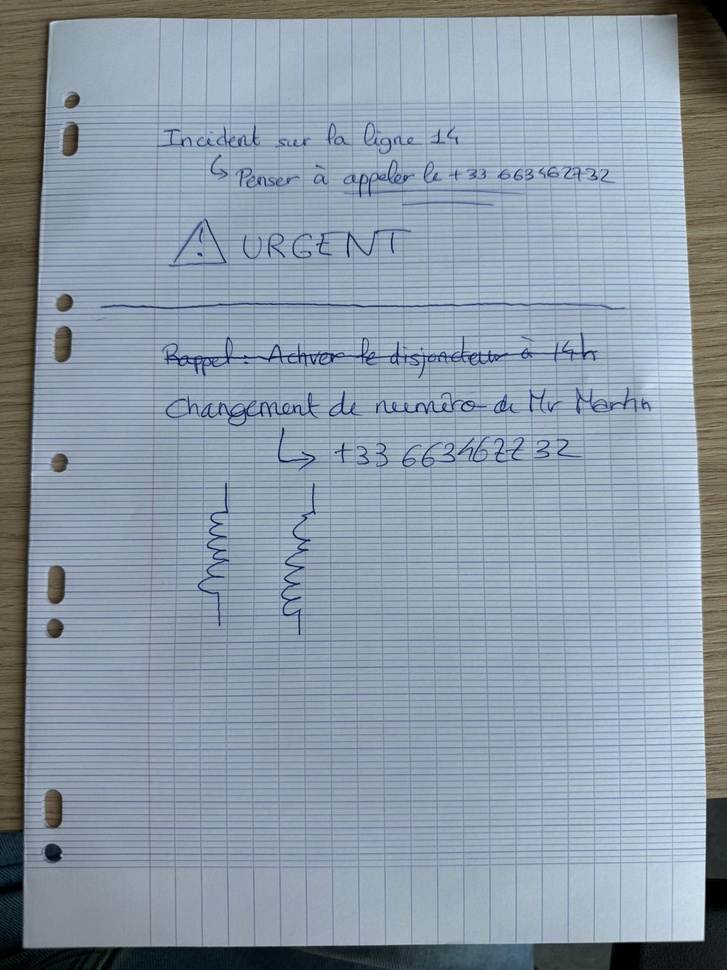
#> input picture src/proc/paper_detection/test_image.jpg, 727 x 970 px, shrunk from 1200 x 1600 before the run
$ python -i perspective.py   (imports and definitions only)
#> lines starting #> are read from the running program, lines starting #| are printed output that depends on the picture; after the words box and inside, x2 and y2 are one past the last pixel; in counts of white or black regions, pixels touching at a corner belong together
import cv2
import numpy as np

def warpPerspective(image_path, save_path):

#> called with image_path = '../paper_detection/test_image.jpg', save_path = 'out.png'
    img = cv2.imread(image_path)
#> img is the input picture: shape (970, 727, 3); mean B, G, R 168.5, 154.6, 141.2

    h, w = img.shape[:2]
#> h = 970; w = 727

    edges = cv2.Canny(img, threshold1=100, threshold2=200)
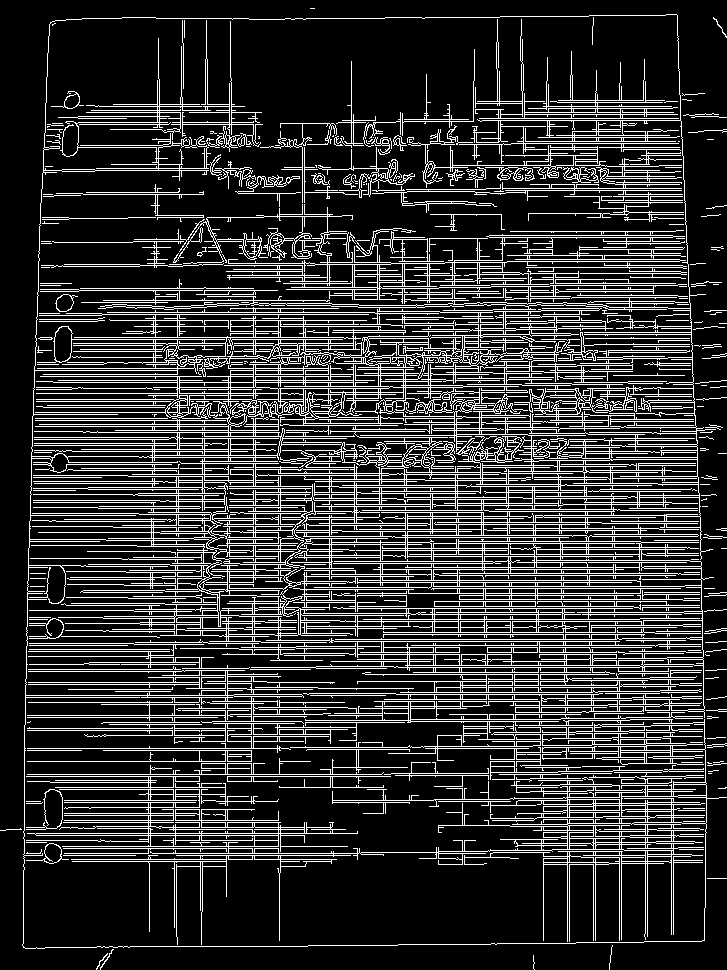
#> edges: shape (970, 727); 19.1% white in thin lines or dots


    contours, _ = cv2.findContours(edges, cv2.RETR_EXTERNAL, cv2.CHAIN_APPROX_SIMPLE)
#> contours = 95 contours, 89 with area under 20; largest, box (x1, y1, x2, y2) and area: (22, 14, 727, 949) 566618, (357, 670, 702, 693) 1799, (514, 674, 539, 686) 264, (28, 643, 250, 669) 262, (28, 677, 226, 689) 112, (29, 618, 160, 639) 22


    max_area = 0
    best_box = None

    for cnt in contours:
        if len(cnt) < 5:
            continue

        rect = cv2.minAreaRect(cnt)
        (cx, cy), (rw, rh), angle = rect
        area = rw * rh

        if area > max_area:
            max_area = area
            best_box = cv2.boxPoints(rect)
            best_box = best_box.astype(int)
#> this loop made 95 passes
#> (cx, cy, rw, rh, angle, area, max_area, best_box) on passes 2, 19, 22, 25, 27, 94: (100.8, 960.5, 19.41, 2.44, -54.46, 47.39, 47.39, [[96, 969], [94, 967], [105, 951], [107, 953]]), (347.5, 696, 2, 75, -90, 150, 150, [[385, 697], [310, 697], [310, 695], [385, 695]]), (120, 689, 104, 2, -1.1, 208, 208, [[68, 690], [68, 689], [172, 687], [172, 688]]), (126.5, 682.5, 11, 197, -90, 2167, 2167, [[225, 688], [28, 688], [28, 677], [225, 677]]), (529, 681.7, 344.1, 21.52, -0.376, 7404.8, 7404.8, [[357, 693], [356, 672], [700, 669], [701, 691]]), (371.8, 480.9, 704.8, 930.6, -0.316, 655860.7, 655860.7, [[22, 948], [16, 17], [721, 13], [726, 944]])
#> cnt on passes 5, 8, 23, 26, 29, 31: [[707, 878], [726, 878]], [[708, 773], [711, 773]], [[680, 683], [701, 683]], [[514, 674], [514, 685], [538, 685], [538, 674]], [[250, 669], [310, 669]], [[705, 654], [706, 655], [709, 655], [706, 655]]
#> after the loop, max_area = 655860.7

    img_biggest = img.copy()
    if best_box is not None:
        cv2.drawContours(img_biggest, [best_box], 0, (0, 255, 0), 3)
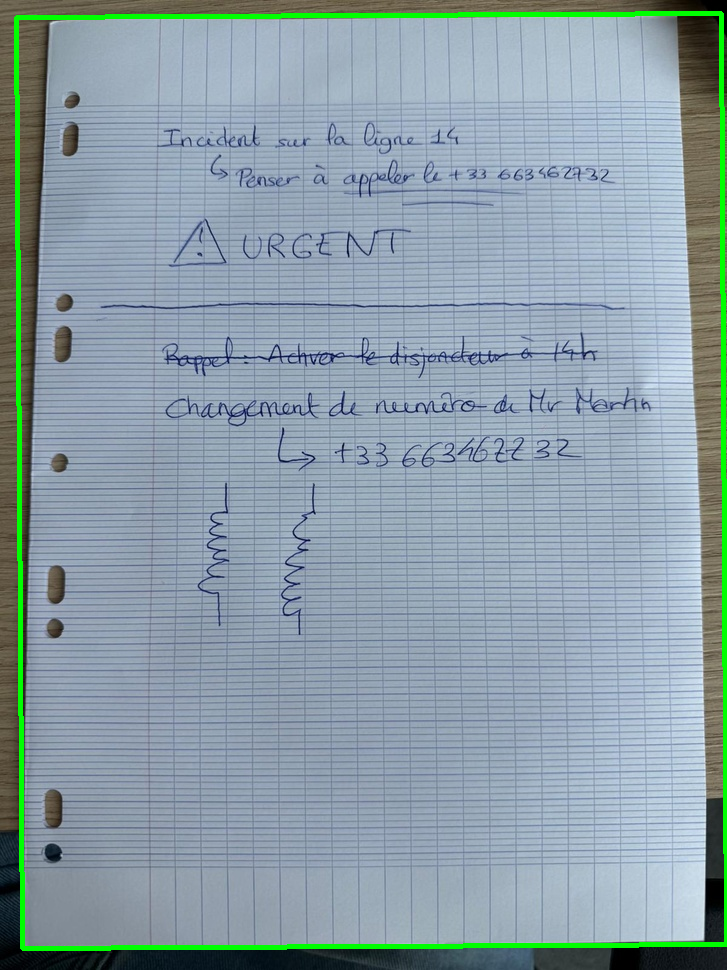
#> img_biggest: shape (970, 727, 3); 2.27% of pixels changed, all inside (x1, y1, x2, y2) = (14, 11, 727, 951)


    # Transformation de perspective pour adapter à la taille de l'image
    if best_box is not None:
        # Ordre des points pour éviter les inversions
        best_box = best_box[np.argsort(best_box[:,1])]  # trier par y
#> best_box = [[721, 13], [16, 17], [726, 944], [22, 948]]
        top = sorted(best_box[:2], key=lambda x: x[0])
#> top = [[16, 17], [721, 13]]
        bottom = sorted(best_box[2:], key=lambda x: x[0])
#> bottom = [[22, 948], [726, 944]]
        ordered_box = np.array([top[0], top[1], bottom[1], bottom[0]], dtype="float32")
#> ordered_box = [[16, 17], [721, 13], [726, 944], [22, 948]]

        # Destination : rectangle de même taille que l'image
        dst_pts = np.array([[0,0],[w-1,0],[w-1,h-1],[0,h-1]], dtype="float32")
#> dst_pts = [[0, 0], [726, 0], [726, 969], [0, 969]]

        # Calcul de la matrice de transformation
        M = cv2.getPerspectiveTransform(ordered_box, dst_pts)
#> M = [[1.03, -0.00664, -16.36], [0.0059, 1.04, -17.76], [-1.73e-08, -1.52e-06, 1]]
        warped = cv2.warpPerspective(img, M, (w,h))
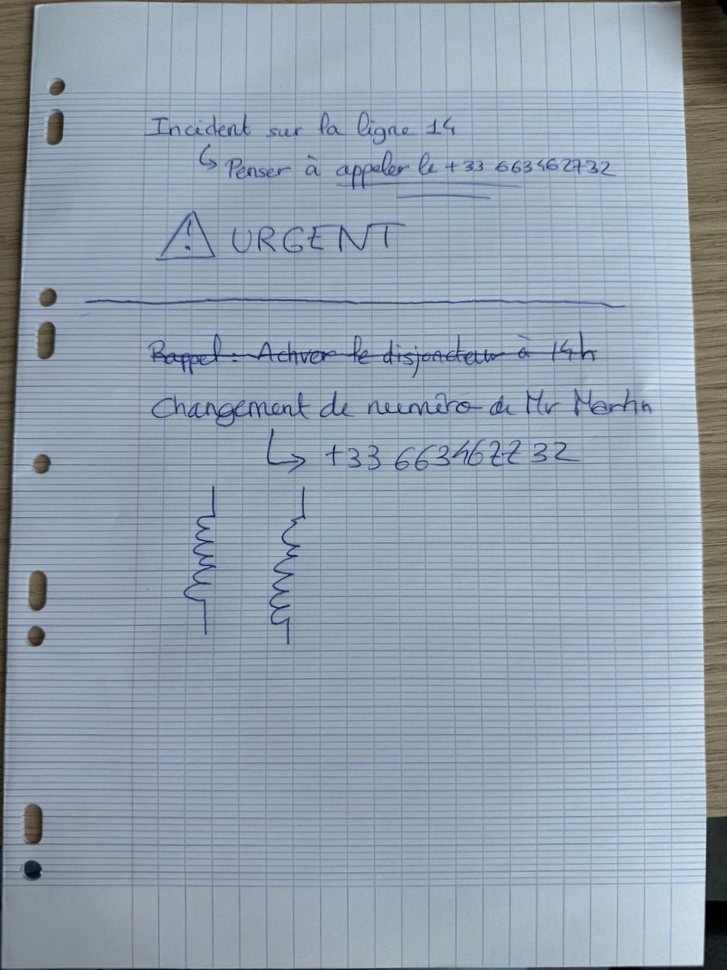
#> warped: shape (970, 727, 3); mean B, G, R 176.5, 161, 146.5


        cv2.imwrite(save_path, warped)

        return save_path

>>> result = warpPerspective('../paper_detection/test_image.jpg', 'out.png')
